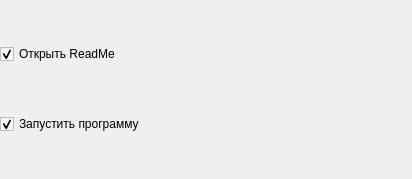
<?xml version="1.0" encoding="UTF-8"?>
<ui version="4.0">
 <class>ReadMeCheckBoxForm</class>
 <widget class="QWidget" name="ReadMeCheckBoxForm">
  <property name="geometry">
   <rect>
    <x>0</x>
    <y>0</y>
    <width>412</width>
    <height>179</height>
   </rect>
  </property>
  <layout class="QVBoxLayout" name="verticalLayout">
   <property name="leftMargin">
    <number>0</number>
   </property>
   <property name="topMargin">
    <number>0</number>
   </property>
   <property name="rightMargin">
    <number>0</number>
   </property>
   <property name="bottomMargin">
    <number>0</number>
   </property>
   <item>
    <widget class="QCheckBox" name="readMeCheckBox">
     <property name="text">
      <string>Открыть ReadMe</string>
     </property>
     <property name="checked">
      <bool>true</bool>
     </property>
     <property name="tristate">
      <bool>false</bool>
     </property>
    </widget>
   </item>
   <item>
    <widget class="QCheckBox" name="runMeCheckBox">
     <property name="text">
      <string>Запустить программу</string>
     </property>
     <property name="checked">
      <bool>true</bool>
     </property>
     <property name="tristate">
      <bool>false</bool>
     </property>
    </widget>
   </item>
  </layout>
 </widget>
 <resources/>
 <connections/>
</ui>
